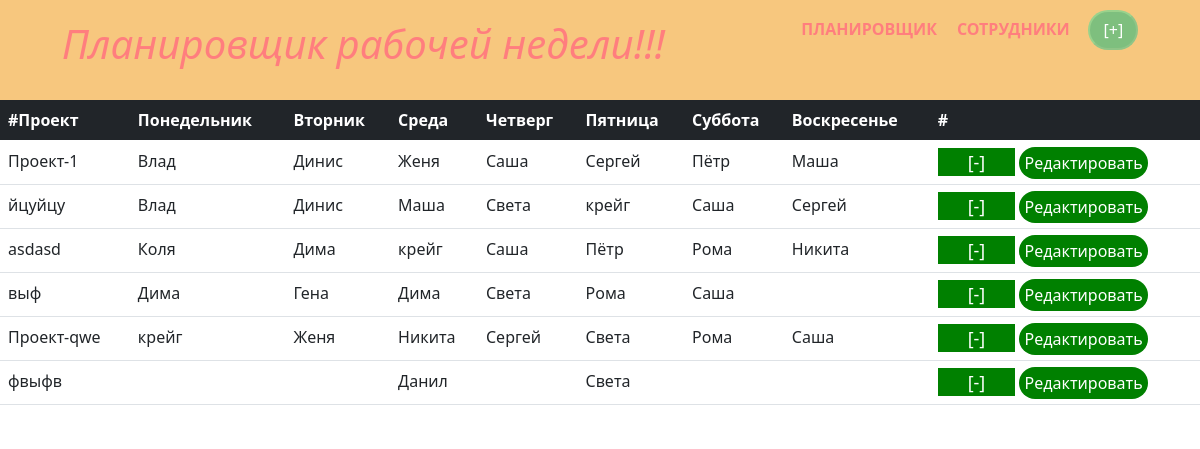
The page / on the database its author committed.
### tables this page shows
CREATE TABLE `project` (
  `idP` int(5) NOT NULL COMMENT 'Ключ',
  `work` varchar(35) NOT NULL COMMENT 'Название проекта',
  `Monday` varchar(50) DEFAULT NULL,
  `Tuesday` varchar(50) DEFAULT NULL,
  `Wednesday` varchar(50) DEFAULT NULL,
  `Thursday` varchar(50) DEFAULT NULL,
  `Friday` varchar(50) DEFAULT NULL,
  `Saturday` varchar(50) DEFAULT NULL,
  `Sunday` varchar(50) DEFAULT NULL
);

### beckend/project.php (called while the page is built, shortened)
<?php
include "config.php";
$sql = $pdo -> prepare(" SELECT * FROM project ");
$sql -> execute();
$result = $sql -> fetchAll();

### index.php (the view, shortened to what this page needs)
<?php
    include_once("beckend/project.php");;
?>
<!DOCTYPE html>
<html lang="ru">
    <head>
        <link rel="stylesheet" href="./css/style.css" type="text/css">
        <link href="https://cdn.jsdelivr.net/npm/bootstrap@5.0.1/dist/css/bootstrap.min.css" rel="stylesheet">
    </head>
    <body>
        <header class="header" id="header">
            <h1 class="title">Планировщик рабочей недели!!!</h1>
            <div class="header_Nav">
              <div class="btn">
                  <a class="clickbtn" href="index.php">Планировщик</a>
                </div>
                <div class="btn">
                    <a class="clickbtn" href="sotrudnic.php">Сотрудники</a>
                </div>
                <div class="btnadd">
                    <form action="" method="POST">
                        <input class="plusProject" type="button" value="[+]" data-toggle="modal" data-target="#Modal">
                    </form>
                </div>
              </div>
        </header>
        <section class="cont">
            <section class="colCont">
                <div class="centerios">
                    <div class="infor">
                        <table class="table" id="tbl">
                            <thead class="table-dark">
                                <tr>
                                    <th scope="col">#Проект</th>
                                    <th scope="col">Понедельник</th>
                                    <th scope="col">Вторник</th>
                                    <th scope="col">Среда</th>
                                    <th scope="col">Четверг</th>
                                    <th scope="col">Пятница</th>
                                    <th scope="col">Суббота</th>
                                    <th scope="col">Воскресенье</th>
                                    <th scope="col">#</th>
                                </tr>
                            </thead>
                            <tbody>
                              <?php foreach ($result as $value) { ?>
                                <tr>
                                    <td><?=$value["work"]?></td>
                                    <td><?=$value["Monday"]?></td>
                                    <td><?=$value["Tuesday"]?></td>
                                    <td><?=$value["Wednesday"]?></td>
                                    <td><?=$value["Thursday"]?></td>
                                    <td><?=$value["Friday"]?></td>
                                    <td><?=$value["Saturday"]?></td>
                                    <td><?=$value["Sunday"]?></td>
                                    <td>
                                      <a href="?delete=<?=$value['work'] ?>"  data-toggle="modal" class="minus" data-target="#deleteModal<?=$value['idP'] ?>">[-]</a>
                                      <a href="?edit=<?=$value['work'] ?>" class="edit" data-toggle="modal" data-target="#editModal<?=$value['idP'] ?>">Редактировать</a>
                                    </td>
                                </tr> <?php } ?>
                            </tbody>
                        </table>
                    </div>
                </div>
            </section>
        </section>
    </body>
</html>

### css/style.css (style rules this page uses)
body { margin: 0; font-family: 'Noto Sans JP', sans-serif; }
.header { width: 100%; height: 100px; background: #f19100; opacity: 0.5; display: flex; justify-content: space-around; }
.header_Nav { display: flex; justify-content: start; }
.title { font-size: 40px; font-style: italic; color: red; margin-top: 0; text-align: center; padding-top: 20px; }
.cont { width: 100%; height: 100%; background-color: white; }
.btn { margin-top: 10px; width: 150px; text-align: center; }
.clickbtn { text-decoration: none; color: red; font-weight: bold; text-transform: uppercase; border-radius: 50px; transition: color 0.5s linear; transition: background 0.4s ease; transition: box-shadow 0.4s ease; }
.centerios { width: 100%; height: 100%; display: flex; justify-content: center; }
.plusProject { margin-top: 10px; background-color: green; border-radius: 20px; width: 50px; height: 40px; border-color: rgba(174, 255, 92, 0.3); color: white; transition: background 0.4s ease, color 0.5s linear; }
.infor { width: 100%; height: 100%; }
.edit { text-decoration: none; color: white; background-color: green; padding: 5px; border-radius: 50px; }
.minus { text-decoration: none; color: white; background-color: green; font-size: 18px; padding: 2px 30px; }

### rows shown on the page
project: work "Проект-1", Monday "Влад", Tuesday "Динис", Wednesday "Женя", Thursday "Саша", Friday "Сергей", Saturday "Пётр", Sunday "Маша"
project: work "йцуйцу", Monday "Влад", Tuesday "Динис", Wednesday "Маша", Thursday "Света", Friday "крейг", Saturday "Саша", Sunday "Сергей"
project: work "asdasd", Monday "Коля", Tuesday "Дима", Wednesday "крейг", Thursday "Саша", Friday "Пётр", Saturday "Рома", Sunday "Никита"
project: work "выф", Monday "Дима", Tuesday "Гена", Wednesday "Дима", Thursday "Света", Friday "Рома", Saturday "Саша"
project: work "Проект-qwe", Monday "крейг", Tuesday "Женя", Wednesday "Никита", Thursday "Сергей", Friday "Света", Saturday "Рома", Sunday "Саша"
project: work "фвыфв", Wednesday "Данил", Friday "Света"
